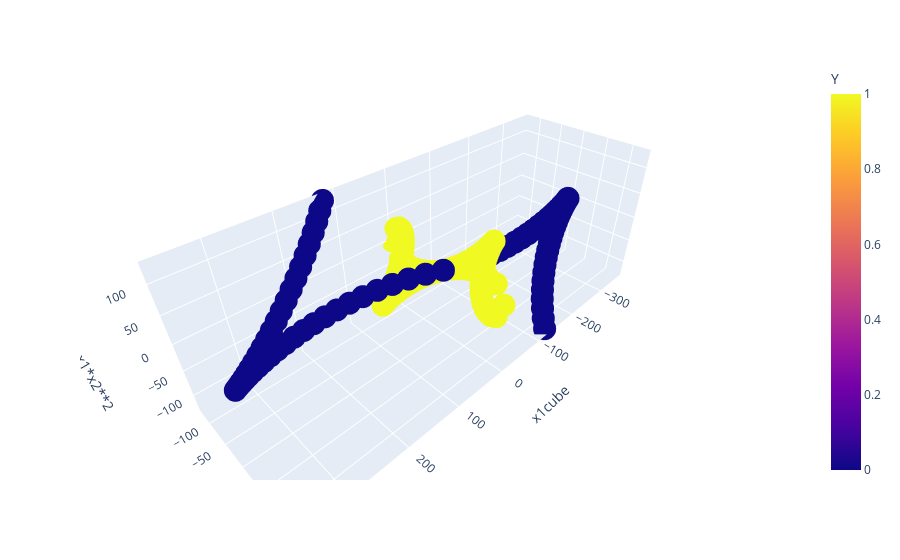

Source (notebook cell):
### Code cell
import plotly.express as px
fig = px.scatter_3d(df, x='x1cube', y = 'x2cube', z='x1*x2**2',color='Y')
fig.show()

### Figure 1 — Plotly figure (JSON) as saved in the notebook; plotly's stock layout.template omitted (floating-point values rounded to 4 significant figures; data arrays with more than 128 entries replaced by an {"elided": "..."} marker saying what was removed)
{"data": [{"hovertemplate": "x1cube=%{x}<br>x2cube=%{y}<br>x1*x2**2=%{z}<br>Y=%{marker.color}<extra></extra>", "legendgroup": "", "marker": {"color": {"elided": "200 int values"}, "coloraxis": "coloraxis", "symbol": "circle"}, "mode": "markers", "name": "", "scene": "scene", "showlegend": false, "type": "scatter3d", "x": {"elided": "200 float values"}, "y": {"elided": "200 float values"}, "z": {"elided": "200 float values"}}], "layout": {"coloraxis": {"colorbar": {"title": {"text": "Y"}}, "colorscale": [[0, "#0d0887"], [0.1111, "#46039f"], [0.2222, "#7201a8"], [0.3333, "#9c179e"], [0.4444, "#bd3786"], [0.5556, "#d8576b"], [0.6667, "#ed7953"], [0.7778, "#fb9f3a"], [0.8889, "#fdca26"], [1, "#f0f921"]]}, "legend": {"tracegroupgap": 0}, "margin": {"t": 60}, "scene": {"domain": {"x": [0, 1], "y": [0, 1]}, "xaxis": {"title": {"text": "x1cube"}}, "yaxis": {"title": {"text": "x2cube"}}, "zaxis": {"title": {"text": "x1*x2**2"}}}}}
